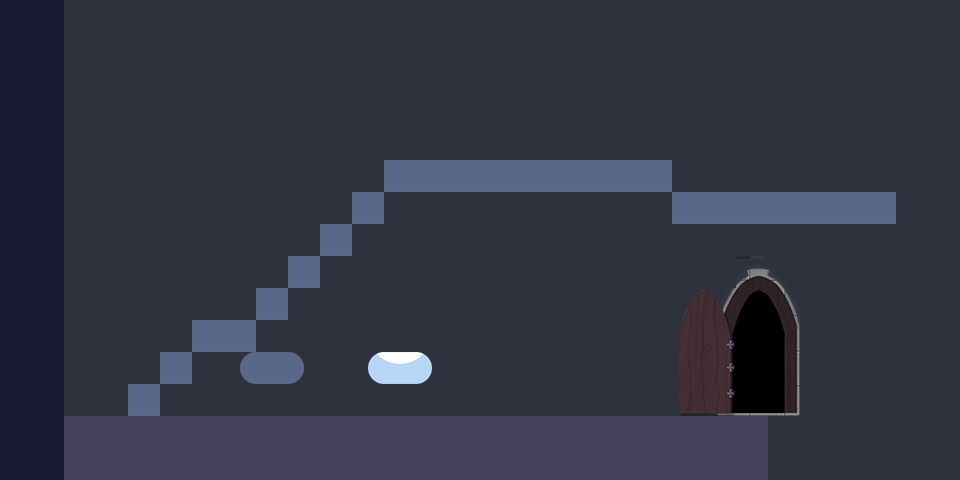

The image is a tile-based game level rendered from a .tmx file. Its description and source (layers, tilesets, objects; grid data summarised) follow:
An orthogonal 30x15 tile map with 32x32 px tiles, 7 tile layers (bottom_background, bottom_decorations, environment, entities, ...) and 3 objects (spawn0, paper, vuoto).

<map version="1.0" orientation="orthogonal" renderorder="right-down" width="30" height="15" tilewidth="32" tileheight="32" nextobjectid="5">
 <tileset firstgid="1" name="test5" tilewidth="32" tileheight="32" tilecount="128" columns="8">
  <image source="visual/tilesets/test5.png" width="256" height="512" />
  <tile id="0">
   <properties>
    <property name="isGround" value="" />
    <property name="isPlatform" value="" />
    <property name="tName" value="env" />
   </properties>
  </tile>
  <tile id="1">
   <properties>
    <property name="isGround" value="" />
    <property name="isPlatform" value="" />
    <property name="tName" value="env" />
   </properties>
  </tile>
  <tile id="2">
   <properties>
    <property name="isGround" value="" />
    <property name="isPlatform" value="" />
    <property name="tName" value="env" />
   </properties>
  </tile>
  <tile id="8">
   <properties>
    <property name="isGround" value="" />
    <property name="tName" value="env" />
   </properties>
  </tile>
  <tile id="9">
   <properties>
    <property name="isGround" value="" />
    <property name="tName" value="env" />
   </properties>
  </tile>
  <tile id="10">
   <properties>
    <property name="isGround" value="" />
    <property name="tName" value="env" />
   </properties>
  </tile>
  <tile id="16">
   <properties>
    <property name="tName" value="env" />
   </properties>
  </tile>
  <tile id="21">
   <properties>
    <property name="isGround" value="" />
    <property name="isSlippery" value="" />
    <property name="tName" value="env" />
   </properties>
  </tile>
  <tile id="22">
   <properties>
    <property name="isGround" value="" />
    <property name="isSlippery" value="" />
    <property name="tName" value="env" />
   </properties>
  </tile>
  <tile id="23">
   <properties>
    <property name="isGround" value="" />
    <property name="isSlippery" value="" />
    <property name="tName" value="env" />
   </properties>
  </tile>
  <tile id="80">
   <properties>
    <property name="isSensor" value="" />
    <property name="tName" value="endLevel" />
   </properties>
  </tile>
  <tile id="81">
   <properties>
    <property name="isSensor" value="" />
    <property name="tName" value="endLevel" />
   </properties>
  </tile>
  <tile id="82">
   <properties>
    <property name="isSensor" value="" />
    <property name="tName" value="endLevel" />
   </properties>
  </tile>
  <tile id="83">
   <properties>
    <property name="isSensor" value="" />
    <property name="tName" value="endLevel" />
   </properties>
  </tile>
  <tile id="88">
   <properties>
    <property name="isSensor" value="" />
    <property name="tName" value="endLevel" />
   </properties>
  </tile>
  <tile id="89">
   <properties>
    <property name="isSensor" value="" />
    <property name="tName" value="endLevel" />
   </properties>
  </tile>
  <tile id="90">
   <properties>
    <property name="isSensor" value="" />
    <property name="tName" value="endLevel" />
   </properties>
  </tile>
  <tile id="91">
   <properties>
    <property name="isSensor" value="" />
    <property name="tName" value="endLevel" />
   </properties>
  </tile>
  <tile id="93">
   <properties>
    <property name="tName" value="env" />
   </properties>
  </tile>
  <tile id="94">
   <properties>
    <property name="tName" value="env" />
   </properties>
  </tile>
  <tile id="95">
   <properties>
    <property name="tName" value="env" />
   </properties>
  </tile>
  <tile id="96">
   <properties>
    <property name="isSensor" value="" />
    <property name="tName" value="endLevel" />
   </properties>
  </tile>
  <tile id="97">
   <properties>
    <property name="isSensor" value="" />
    <property name="tName" value="endLevel" />
   </properties>
  </tile>
  <tile id="98">
   <properties>
    <property name="isSensor" value="" />
    <property name="tName" value="endLevel" />
   </properties>
  </tile>
  <tile id="99">
   <properties>
    <property name="isSensor" value="" />
    <property name="tName" value="endLevel" />
   </properties>
  </tile>
  <tile id="101">
   <properties>
    <property name="tName" value="env" />
   </properties>
  </tile>
  <tile id="102">
   <properties>
    <property name="tName" value="env" />
   </properties>
  </tile>
  <tile id="103">
   <properties>
    <property name="tName" value="env" />
   </properties>
  </tile>
  <tile id="104">
   <properties>
    <property name="isSensor" value="" />
    <property name="tName" value="endLevel" />
   </properties>
  </tile>
  <tile id="105">
   <properties>
    <property name="isSensor" value="" />
    <property name="tName" value="endLevel" />
   </properties>
  </tile>
  <tile id="106">
   <properties>
    <property name="isSensor" value="" />
    <property name="tName" value="endLevel" />
   </properties>
  </tile>
  <tile id="107">
   <properties>
    <property name="isSensor" value="" />
    <property name="tName" value="endLevel" />
   </properties>
  </tile>
  <tile id="109">
   <properties>
    <property name="tName" value="env" />
   </properties>
  </tile>
  <tile id="110">
   <properties>
    <property name="tName" value="env" />
   </properties>
  </tile>
  <tile id="111">
   <properties>
    <property name="tName" value="env" />
   </properties>
  </tile>
 </tileset>
 <layer name="bottom_background" width="30" height="15">
  <data>[450 cells, 450 non-empty, 1 distinct tile ids]</data>
 </layer>
 <layer name="bottom_decorations" width="30" height="15">
  <data>[450 cells, 0 non-empty, 0 distinct tile ids]</data>
 </layer>
 <layer name="environment" width="30" height="15">
  <data>[450 cells, 126 non-empty, 27 distinct tile ids]</data>
 </layer>
 <layer name="entities" width="30" height="15">
  <data>[450 cells, 0 non-empty, 0 distinct tile ids]</data>
 </layer>
 <layer name="JUMPSCREEN" width="30" height="15">
  <data>[450 cells, 0 non-empty, 0 distinct tile ids]</data>
 </layer>
 <layer name="MAP_BUTTONS" width="30" height="15">
  <data>[450 cells, 0 non-empty, 0 distinct tile ids]</data>
 </layer>
 <objectgroup name="playerSpawn">
  <object id="1" name="spawn0" x="75" y="375" width="32" height="32" />
 </objectgroup>
 <objectgroup name="npcSpawn" />
 <objectgroup name="enemySpawn">
  <object id="2" name="enemy" type="paper" x="580" y="373">
   <properties>
    <property name="drop" value="life" />
   </properties>
  </object>
 </objectgroup>
 <objectgroup name="cadutaVuoto">
  <object id="4" name="vuoto" x="766.5" y="458.5" width="191" height="15">
   <properties>
    <property name="HasBody" value="" />
    <property name="bodyType" value="static" />
    <property name="isSensor" value="true" />
    <property name="tName" value="danger" />
   </properties>
  </object>
 </objectgroup>
 <layer name="foreground_parallax12" width="30" height="15">
  <data>[450 cells, 0 non-empty, 0 distinct tile ids]</data>
 </layer>
</map>
